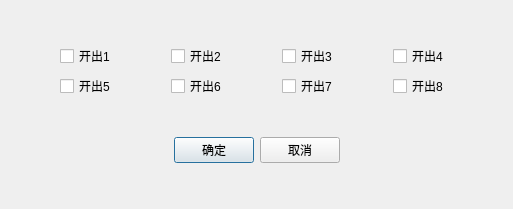
<?xml version="1.0" encoding="UTF-8"?>
<ui version="4.0">
 <class>QSwingTestBinarySignalDlg</class>
 <widget class="QDialog" name="QSwingTestBinarySignalDlg">
  <property name="geometry">
   <rect>
    <x>0</x>
    <y>0</y>
    <width>513</width>
    <height>209</height>
   </rect>
  </property>
  <property name="minimumSize">
   <size>
    <width>0</width>
    <height>0</height>
   </size>
  </property>
  <property name="maximumSize">
   <size>
    <width>600</width>
    <height>400</height>
   </size>
  </property>
  <property name="windowTitle">
   <string>Dialog</string>
  </property>
  <layout class="QVBoxLayout" name="verticalLayout">
   <item>
    <layout class="QGridLayout" name="gridLayout">
     <item row="0" column="0">
      <widget class="QSttCheckBox" name="m_cbBout1">
       <property name="sizePolicy">
        <sizepolicy hsizetype="Fixed" vsizetype="Fixed">
         <horstretch>0</horstretch>
         <verstretch>0</verstretch>
        </sizepolicy>
       </property>
       <property name="text">
        <string>开出1</string>
       </property>
      </widget>
     </item>
     <item row="1" column="0">
      <widget class="QSttCheckBox" name="m_cbBout5">
       <property name="text">
        <string>开出5</string>
       </property>
      </widget>
     </item>
     <item row="0" column="1">
      <widget class="QSttCheckBox" name="m_cbBout2">
       <property name="sizePolicy">
        <sizepolicy hsizetype="Fixed" vsizetype="Fixed">
         <horstretch>0</horstretch>
         <verstretch>0</verstretch>
        </sizepolicy>
       </property>
       <property name="text">
        <string>开出2</string>
       </property>
      </widget>
     </item>
     <item row="0" column="2">
      <widget class="QSttCheckBox" name="m_cbBout3">
       <property name="sizePolicy">
        <sizepolicy hsizetype="Fixed" vsizetype="Fixed">
         <horstretch>0</horstretch>
         <verstretch>0</verstretch>
        </sizepolicy>
       </property>
       <property name="text">
        <string>开出3</string>
       </property>
      </widget>
     </item>
     <item row="0" column="3">
      <widget class="QSttCheckBox" name="m_cbBout4">
       <property name="sizePolicy">
        <sizepolicy hsizetype="Fixed" vsizetype="Fixed">
         <horstretch>0</horstretch>
         <verstretch>0</verstretch>
        </sizepolicy>
       </property>
       <property name="text">
        <string>开出4</string>
       </property>
      </widget>
     </item>
     <item row="1" column="1">
      <widget class="QSttCheckBox" name="m_cbBout6">
       <property name="text">
        <string>开出6</string>
       </property>
      </widget>
     </item>
     <item row="1" column="3">
      <widget class="QSttCheckBox" name="m_cbBout8">
       <property name="sizePolicy">
        <sizepolicy hsizetype="Fixed" vsizetype="Fixed">
         <horstretch>0</horstretch>
         <verstretch>0</verstretch>
        </sizepolicy>
       </property>
       <property name="text">
        <string>开出8</string>
       </property>
      </widget>
     </item>
     <item row="1" column="2">
      <widget class="QSttCheckBox" name="m_cbBout7">
       <property name="text">
        <string>开出7</string>
       </property>
      </widget>
     </item>
    </layout>
   </item>
   <item>
    <layout class="QHBoxLayout" name="horizontalLayout">
     <item>
      <spacer name="horizontalSpacer_22">
       <property name="orientation">
        <enum>Qt::Horizontal</enum>
       </property>
       <property name="sizeHint" stdset="0">
        <size>
         <width>40</width>
         <height>20</height>
        </size>
       </property>
      </spacer>
     </item>
     <item>
      <widget class="QPushButton" name="m_btnOk">
       <property name="sizePolicy">
        <sizepolicy hsizetype="Fixed" vsizetype="Fixed">
         <horstretch>0</horstretch>
         <verstretch>0</verstretch>
        </sizepolicy>
       </property>
       <property name="text">
        <string>确定</string>
       </property>
      </widget>
     </item>
     <item>
      <widget class="QPushButton" name="m_btnCancel">
       <property name="sizePolicy">
        <sizepolicy hsizetype="Fixed" vsizetype="Fixed">
         <horstretch>0</horstretch>
         <verstretch>0</verstretch>
        </sizepolicy>
       </property>
       <property name="text">
        <string>取消</string>
       </property>
      </widget>
     </item>
     <item>
      <spacer name="horizontalSpacer_23">
       <property name="orientation">
        <enum>Qt::Horizontal</enum>
       </property>
       <property name="sizeHint" stdset="0">
        <size>
         <width>40</width>
         <height>20</height>
        </size>
       </property>
      </spacer>
     </item>
    </layout>
   </item>
  </layout>
 </widget>
 <customwidgets>
  <customwidget>
   <class>QSttCheckBox</class>
   <extends>QCheckBox</extends>
   <header>../Module/UI/Controls/SttCheckBox.h</header>
  </customwidget>
 </customwidgets>
 <resources/>
 <connections/>
</ui>
